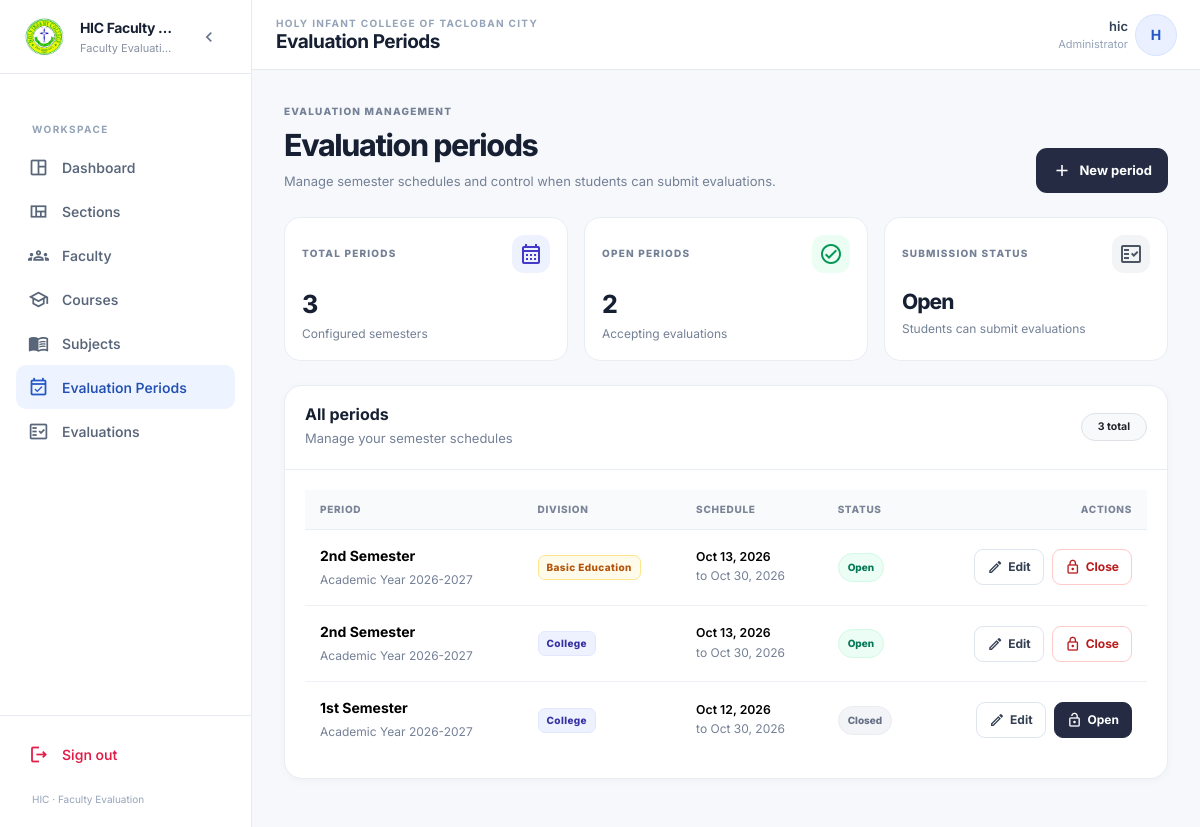
The page /evaluation-periods/ (signed in) on the database as committed earlier.
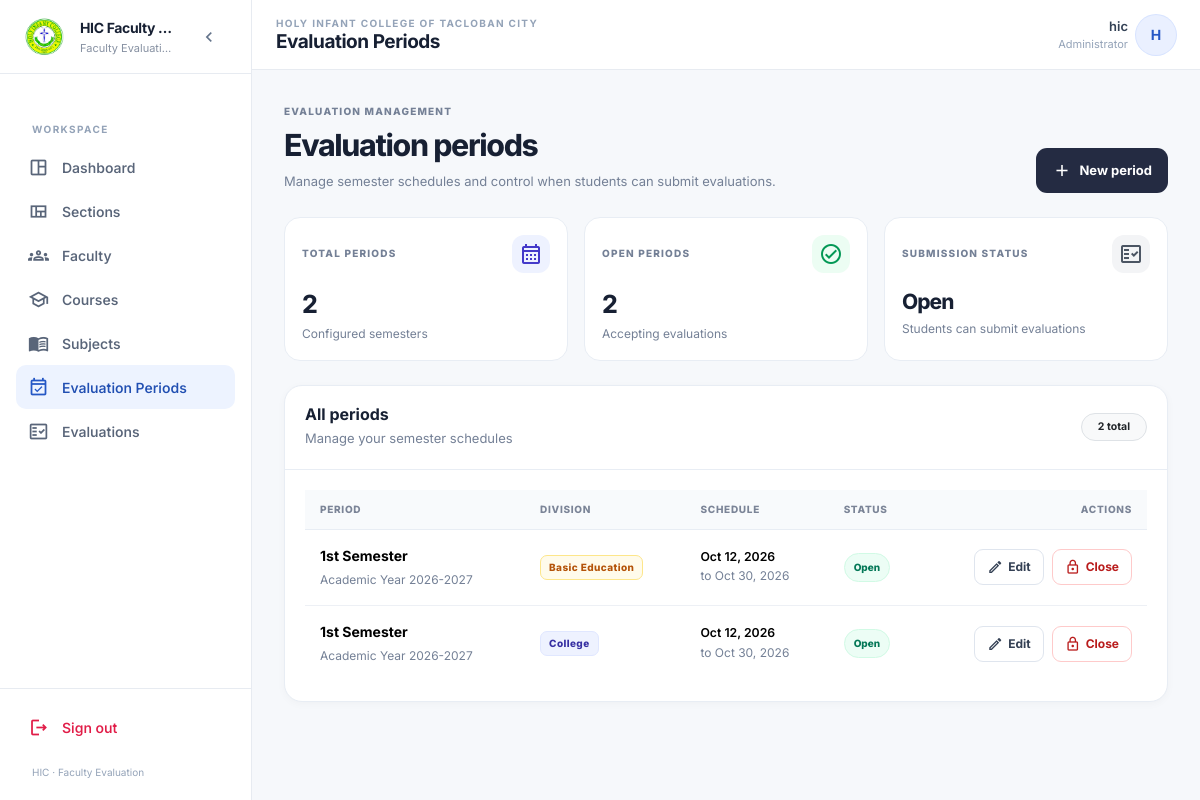
The same page on the database as committed later.
### evaluation/models.py (models this page shows, shortened)
class EvaluationPeriod(models.Model):
    class Semester(models.TextChoices):
        FIRST = "1st", "1st Semester"
        SECOND = "2nd", "2nd Semester"
    education_level = models.CharField(
        max_length=20,
        choices=EducationLevel.choices,
        default=EducationLevel.COLLEGE,
        db_index=True,
    )
    academic_year = models.CharField(
        max_length=20,
        help_text="Example: 2026-2027",
    )
    semester = models.CharField(
        max_length=20,
        choices=Semester.choices,
    )
    start_date = models.DateField()
    end_date = models.DateField()
    is_open = models.BooleanField(
        default=False,
        help_text="Only one evaluation period can be open per division.",
    )
    created_at = models.DateTimeField(auto_now_add=True)
    updated_at = models.DateTimeField(auto_now=True)
    class Meta:
        constraints = [
            models.UniqueConstraint(
                fields=["education_level", "academic_year", "semester"],
                name="unique_period_per_division",
            ),
            models.UniqueConstraint(
                fields=["education_level"],
                condition=Q(is_open=True),
                name="one_open_period_per_division",
            ),
        ]

### evaluation/views.py (the view)
@login_required(login_url="admin_login")
def evaluation_periods_list(request):
    periods = EvaluationPeriod.objects.order_by(
        "education_level", "-start_date", "-id"
    )
    open_periods = periods.filter(is_open=True)
    context = {
        "periods": periods,
        "open_periods": open_periods,
        "open_count": open_periods.count(),
        "active_period": open_periods.first(),
        "form": EvaluationPeriodForm(),
    }
    return render(
        request,
        "admins/evaluation_periods.html",
        context,
    )

### templates/admins/evaluation_periods.html (shortened to what the changed rows need)
{% extends 'admins/base.html' %}
{% block page_title %}Evaluation Periods{% endblock %}
{% block content %}
<div class="ep-page container-fluid px-0 px-sm-1 py-2">
    <div class="d-flex flex-column flex-sm-row align-items-sm-end justify-content-between gap-3 mb-4">
        <div>
            <h1 class="ep-heading mb-2">Evaluation periods</h1>
        </div>
    </div>
    <div class="row g-3 mb-4">
        <div class="col-6 col-xl-4">
            <div class="ep-stat">
                <div class="d-flex align-items-center justify-content-between gap-2 mb-3">
                    <span class="ep-eyebrow">Total periods</span>
                    <span class="ep-stat-icon" style="background:#eef2ff;color:#4338ca">
                    </span>
                </div>
                <div class="ep-stat-value">{{ periods|length }}</div>
                <div class="ep-stat-label">Configured semesters</div>
            </div>
        </div>
    </div>
    <section class="ep-panel">
        <div class="ep-panel-header">
            <div class="d-flex align-items-center justify-content-between gap-3">
                <div>
                    <h2 class="h6 fw-bold mb-1">All periods</h2>
                    <p class="ep-subtitle mb-0">
                    </p>
                </div>
                <span class="badge rounded-pill border text-dark bg-light px-3 py-2">
                    {{ periods|length }} total
                </span>
            </div>
        </div>
        <div class="ep-panel-body">
            {% if periods %}
            <div class="d-none d-lg-block table-responsive">
                <table class="table ep-table align-middle">
                    <thead>
                        <tr>
                            <th>Period</th>
                            <th>Division</th>
                            <th>Schedule</th>
                            <th>Status</th>
                            <th class="text-end">Actions</th>
                        </tr>
                    </thead>
                    <tbody>
                        {% for period in periods %}
                        <tr>
                            <td>
                                <div class="fw-bold">{{ period.get_semester_display }}</div>
                                <div class="ep-period-meta mt-1">
                                    Academic Year {{ period.academic_year }}
                                </div>
                            </td>
                            <td>
                                <span class="ep-division {% if period.education_level == 'BASIC' %}ep-division-basic{% else %}ep-division-college{% endif %}">
                                    {{ period.get_education_level_display }}
                                </span>
                            </td>
                            <td>
                                <div class="small fw-semibold">
                                    {{ period.start_date|date:"M d, Y" }}
                                </div>
                                <div class="ep-period-meta">
                                    to {{ period.end_date|date:"M d, Y" }}
                                </div>
                            </td>
                            <td>
                                {% if period.is_open %}
                                <span class="ep-status ep-status-open">Open</span>
                                {% else %}
                                <span class="ep-status ep-status-closed">Closed</span>
                                {% endif %}
                            </td>
                            <td>
                                <div class="d-flex align-items-center justify-content-end gap-2">
                                    <a href="{% url 'evaluation_period_edit' period.pk %}" class="ep-secondary-btn">
                                        <span class="material-icons-outlined" style="font-size:16px">edit</span>
                                        Edit
                                    </a>
                                    {% if period.is_open %}
                                    <form method="post" action="{% url 'evaluation_period_close' period.pk %}"
                                        onsubmit="return confirm('Close this {{ period.get_education_level_display }} period? Students in this division will no longer be able to submit evaluations.');">
                                        <button type="submit" class="ep-danger-btn">
                                            <span class="material-icons-outlined" style="font-size:16px">lock</span>
                                            Close
                                        </button>
                                    </form>
                                    {% else %}
                                    <form method="post" action="{% url 'evaluation_period_open' period.pk %}"
                                        onsubmit="return confirm('Open this {{ period.get_education_level_display }} period? Any other open period in this division will be closed.');">
                                        <button type="submit" class="ep-open-btn">
                                            <span class="material-icons-outlined"
                                                style="font-size:16px">lock_open</span>
                                            Open
                                        </button>
                                    </form>
                                    {% endif %}
                                </div>
                            </td>
                        </tr>
                        {% endfor %}
                    </tbody>
                </table>
            </div>
            {% endif %}
        </div>
    </section>
</div>
{% endblock %}

Rows that differ between the two databases and show on the page:
removed EvaluationPeriod: semester "2nd Semester", academic_year "2026-2027", education_level "Basic Education", start_date "Oct 13, 2026", end_date "Oct 30, 2026", is_open "Open"
changed EvaluationPeriod: semester "2nd Semester" → "1st Semester"; education_level "College" → "Basic Education"; start_date "Oct 13, 2026" → "Oct 12, 2026"
changed EvaluationPeriod "College": is_open "Closed" → "Close"
Other text that changed with them:
{{ periods|length }}: "3" → "2"
